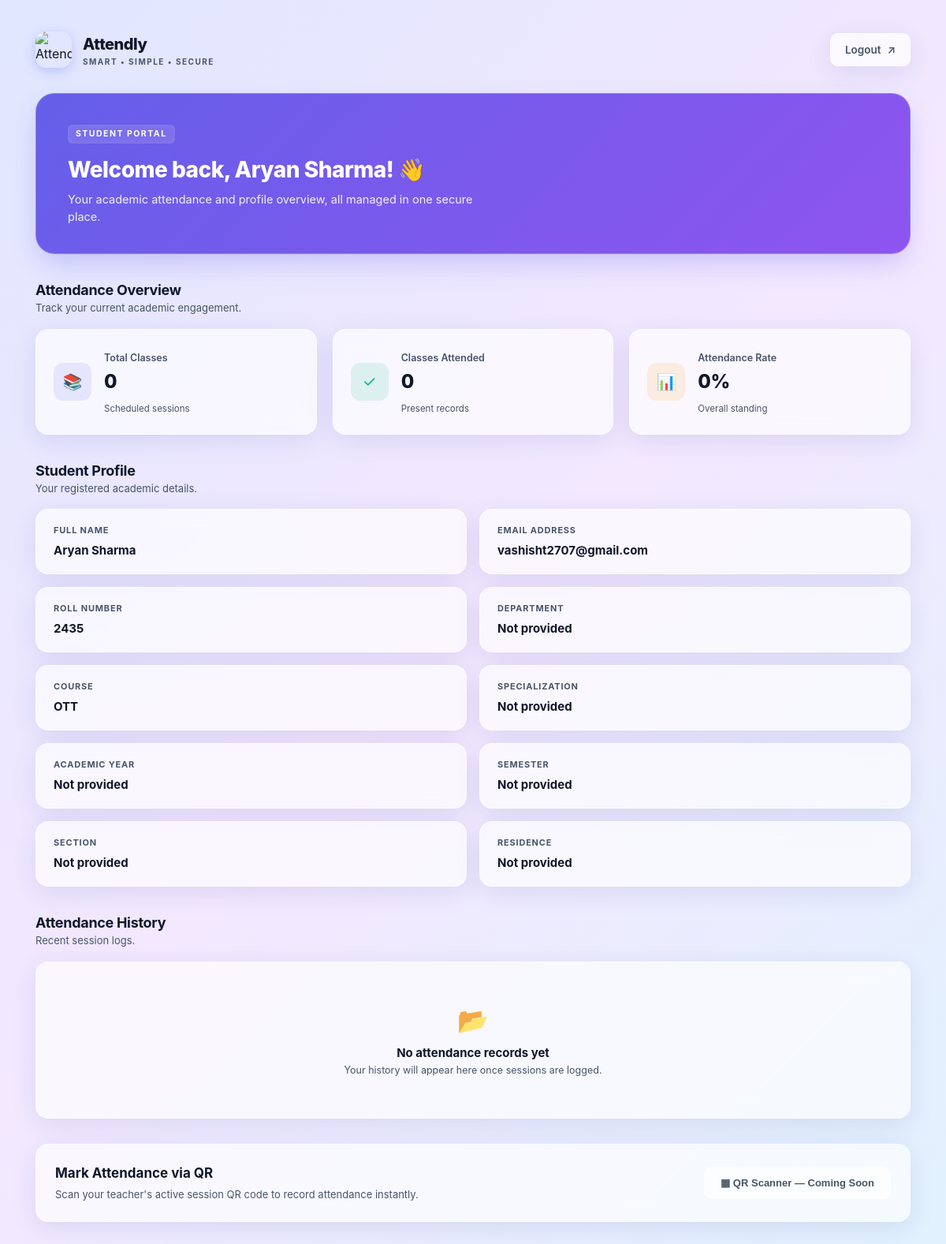
The page /student/dashboard (signed in) on the database its author committed.
### tables this page shows
CREATE TABLE users (
            id INTEGER PRIMARY KEY AUTOINCREMENT,
            name TEXT NOT NULL,
            email TEXT UNIQUE NOT NULL,
            password TEXT NOT NULL,
            role TEXT NOT NULL CHECK (role IN ('admin', 'student'))
        );

CREATE TABLE students (
            id INTEGER PRIMARY KEY AUTOINCREMENT,
            user_id INTEGER UNIQUE NOT NULL,
            roll_number TEXT UNIQUE NOT NULL,
            course TEXT NOT NULL, dob TEXT, gender TEXT, phone TEXT, alternate_phone TEXT, department TEXT, specialization TEXT, year INTEGER, semester INTEGER, admission_year INTEGER, section TEXT, college TEXT, address TEXT, city TEXT, state TEXT, pin_code TEXT, guardian_name TEXT, guardian_phone TEXT, residence_type TEXT,
            FOREIGN KEY (user_id) REFERENCES users(id)
                ON DELETE CASCADE
        );

### app.py (the view)
@app.route("/student/dashboard")
def student_dashboard():
    if (
        "user_id" not in session
        or session.get("role") != "student"
    ):
        return redirect(url_for("login"))
    conn = get_db_connection()
    try:
        student = conn.execute(
            """
            SELECT
                users.name,
                users.email,
                students.id AS student_id,
                students.roll_number,
                students.course,
                students.department,
                students.specialization,
                students.year,
                students.semester,
                students.section,
                students.residence_type
            FROM users
            JOIN students ON users.id = students.user_id
            WHERE users.id = ?
            """,
            (session["user_id"],)
        ).fetchone()
        if student is None:
            session.clear()
            flash("Student profile not found.")
            return redirect(url_for("login"))
        attendance_stats = conn.execute(
            """
            SELECT
                COUNT(*) AS total_classes,
                SUM(
                    CASE
                        WHEN status = 'Present' THEN 1
                        ELSE 0
                    END
                ) AS classes_attended
            FROM attendance
            WHERE student_id = ?
            """,
            (student["student_id"],)
        ).fetchone()
        attendance_history = conn.execute(
            """
            SELECT attendance_date, status
            FROM attendance
            WHERE student_id = ?
            ORDER BY attendance_date DESC
            """,
            (student["student_id"],)
        ).fetchall()
        total_classes = attendance_stats["total_classes"] or 0
        classes_attended = attendance_stats["classes_attended"] or 0
        attendance_percentage = (
            round((classes_attended / total_classes) * 100, 1)
            if total_classes > 0
            else 0
        )
        return render_template(
            "student_dashboard.html",
            student=student,
            total_classes=total_classes,
            classes_attended=classes_attended,
            attendance_percentage=attendance_percentage,
            attendance_history=attendance_history
        )
    finally:
        conn.close()

### database.py (called while the page is built)
def get_db_connection():
    conn = sqlite3.connect(DATABASE_NAME)
    conn.row_factory = sqlite3.Row
    conn.execute("PRAGMA foreign_keys = ON")
    return conn

### templates/student_dashboard.html (shortened to what this page needs)
<!DOCTYPE html>
<html lang="en">
<head>
    <link rel="stylesheet" href="{{ url_for('static', filename='css/student_dashboard.css') }}">
</head>
<body>
    <main class="dashboard-container">
        <header class="dashboard-header">
            <div class="brand">
                <img src="https://i.ibb.co/Wvj58Fs4/Gemini-Generated-Image-g6qyag6qyag6qyag.png" alt="Attendly Logo"
                    class="brand-icon">
                <div class="brand-text">
                    <h2>Attendly</h2>
                    <p>SMART • SIMPLE • SECURE</p>
                </div>
            </div>
            <a href="{{ url_for('logout') }}" class="logout-button">
                <span>Logout</span>
                <span class="logout-arrow">↗</span>
            </a>
        </header>
        <section class="welcome-section">
            <div class="welcome-content">
                <span class="welcome-badge">STUDENT PORTAL</span>
                <h1>Welcome back, {{ student.name }}! 👋</h1>
                <p>Your academic attendance and profile overview, all managed in one secure place.</p>
            </div>
        </section>
        <section class="mb-section">
            <div class="section-heading">
                <div>
                    <h2>Attendance Overview</h2>
                    <p>Track your current academic engagement.</p>
                </div>
            </div>
            <div class="stats-grid">
                <article class="stat-card">
                    <div class="stat-icon-wrap">📚</div>
                    <div class="stat-info">
                        <span class="stat-label">Total Classes</span>
                        <h3 class="stat-value">{{ total_classes }}</h3>
                        <span class="stat-note">Scheduled sessions</span>
                    </div>
                </article>
                <article class="stat-card">
                    <div class="stat-icon-wrap success-ic">✓</div>
                    <div class="stat-info">
                        <span class="stat-label">Classes Attended</span>
                        <h3 class="stat-value">{{ classes_attended }}</h3>
                        <span class="stat-note">Present records</span>
                    </div>
                </article>
                <article class="stat-card">
                    <div class="stat-icon-wrap warning-ic">📊</div>
                    <div class="stat-info">
                        <span class="stat-label">Attendance Rate</span>
                        <h3 class="stat-value">{{ attendance_percentage }}%</h3>
                        <span class="stat-note">Overall standing</span>
                    </div>
                </article>
            </div>
        </section>
        <section class="mb-section">
            <div class="section-heading">
                <div>
                    <h2>Student Profile</h2>
                    <p>Your registered academic details.</p>
                </div>
            </div>
            <div class="profile-bento-grid">
                <div class="profile-box">
                    <span class="p-label">Full Name</span>
                    <span class="p-val">{{ student.name }}</span>
                </div>
                <div class="profile-box">
                    <span class="p-label">Email Address</span>
                    <span class="p-val">{{ student.email }}</span>
                </div>
                <div class="profile-box">
                    <span class="p-label">Roll Number</span>
                    <span class="p-val">{{ student.roll_number or 'Not provided' }}</span>
                </div>
                <div class="profile-box">
                    <span class="p-label">Department</span>
                    <span class="p-val">{{ student.department or 'Not provided' }}</span>
                </div>
                <div class="profile-box">
                    <span class="p-label">Course</span>
                    <span class="p-val">{{ student.course or 'Not provided' }}</span>
                </div>
                <div class="profile-box">
                    <span class="p-label">Specialization</span>
                    <span class="p-val">{{ student.specialization or 'Not provided' }}</span>
                </div>
                <div class="profile-box">
                    <span class="p-label">Academic Year</span>
                    <span class="p-val">{{ student.year or 'Not provided' }}</span>
                </div>
                <div class="profile-box">
                    <span class="p-label">Semester</span>
                    <span class="p-val">{{ student.semester or 'Not provided' }}</span>
                </div>
                <div class="profile-box">
                    <span class="p-label">Section</span>
                    <span class="p-val">{{ student.section or 'Not provided' }}</span>
                </div>
                <div class="profile-box">
                    <span class="p-label">Residence</span>
                    <span class="p-val">{{ student.residence_type or 'Not provided' }}</span>
                </div>
            </div>
        </section>
        <section class="mb-section">
            <div class="section-heading">
                <div>
                    <h2>Attendance History</h2>
                    <p>Recent session logs.</p>
                </div>
            </div>
            <div class="history-card">
                {% if attendance_history %}
                <div class="history-list">
                    {% for record in attendance_history %}
                    <div class="history-item">
                        <div class="history-date">
                            <span class="h-sub">Date</span>
                            <span class="h-main">{{ record.attendance_date }}</span>
                        </div>
                        <div class="history-status">
                            <span class="status-pill {{ record.status | lower }}">
                                {{ record.status }}
                            </span>
                        </div>
                    </div>
                    {% endfor %}
                </div>
                {% else %}
                <div class="empty-state">
                    <div class="empty-icon">📂</div>
                    <h3>No attendance records yet</h3>
                    <p>Your history will appear here once sessions are logged.</p>
                </div>
                {% endif %}
            </div>
        </section>
        <section class="scanner-card">
            <div class="scanner-text">
                <h2>Mark Attendance via QR</h2>
                <p>Scan your teacher's active session QR code to record attendance instantly.</p>
            </div>
            <button type="button" class="scanner-btn" disabled>
                <span>▦ QR Scanner — Coming Soon</span>
            </button>
        </section>
        <footer class="dashboard-footer">
        </footer>
    </main>
</body>
</html>

### rows shown on the page
users: name "Aryan Sharma", email "vashisht2707@gmail.com"
students: roll_number "2435", course "OTT"

### other values the page prints
{{ total_classes }} "0"
{{ classes_attended }} "0"
{{ attendance_percentage }} "0"
{{ student.department or 'Not provided' }} "Not provided"
{{ student.specialization or 'Not provided' }} "Not provided"
{{ student.year or 'Not provided' }} "Not provided"
{{ student.semester or 'Not provided' }} "Not provided"
{{ student.section or 'Not provided' }} "Not provided"
{{ student.residence_type or 'Not provided' }} "Not provided"
